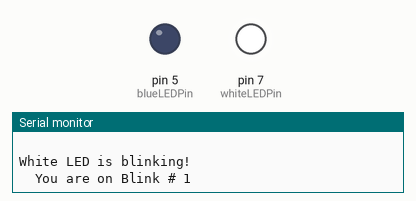
This sketch was run on a simulated Arduino Uno, built with avr-gcc and run on an emulated ATmega328P. Parts: output pins drawn as LEDs (lit = HIGH), the last lines printed to the serial monitor.

Above: at 0.2 s.
At 2.6 s:
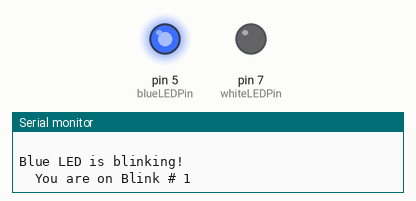
At 5.4 s:
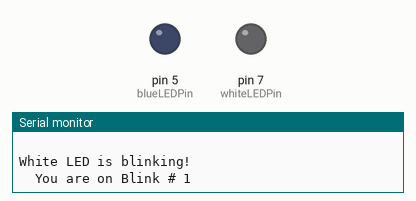
Timing chart, 0 to 6.2 s (numbered marks = the images above):
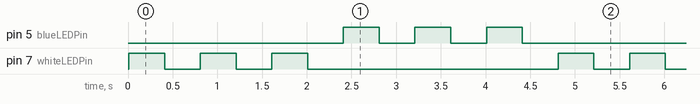

Measured:
- by itself, pin 5 (blueLEDPin), pin 7 (whiteLEDPin): repeats every 4.8 s: 2 × (LOW 0.40 s, HIGH 0.40 s), LOW 2.8 s, HIGH 0.40 s
- by itself, everything shown: repeats every 4.8 s, in 12 steps

The sketch:

led_23.ino
```cpp
int whiteLEDPin=7;
int blueLEDPin=5;                        // Working with string

int whiteOnTime=400;
int whiteOffTime=400;

int blueOnTime=400;
int blueOffTime=400;

int numwhiteBlink=3;
int numblueBlink=3;

String whiteMessage="White LED is blinking!";   //Declaring string variable
String blueMessage="Blue LED is blinking!";


void setup() {
  Serial.begin(9600);
  String wm1= "Welcome to";       // Declare string variable and assign value
  String wm2= " my program";
  String wm3;                     // Declare string variable wm3
  wm3= wm1 + wm2;                 // Concatanation i.e adding two or more string togethet

  Serial.println(wm3);
  Serial.println(" ");

  pinMode(whiteLEDPin, OUTPUT);
  pinMode(blueLEDPin, OUTPUT);

}

void loop() {
  Serial.println(whiteMessage);  //Printing what's happening
  for (int j=1; j<=numwhiteBlink; j=j+1) {
  Serial.print("  You are on Blink # ");   //Printing character before j
  Serial.println(j);
  digitalWrite(whiteLEDPin, HIGH);
  delay(whiteOnTime);
  digitalWrite(whiteLEDPin, LOW);
  delay(whiteOffTime);
  }

  Serial.println(" ");   //Print blank line

  Serial.println(blueMessage);
  for (int j=1; j<=numblueBlink; j=j+1) {
  Serial.print("  You are on Blink # ");
  Serial.println(j);
  digitalWrite(blueLEDPin, HIGH);
  delay(blueOnTime);
  digitalWrite(blueLEDPin, LOW);
  delay(blueOffTime);
  }
  Serial.println(" ");

}
```
